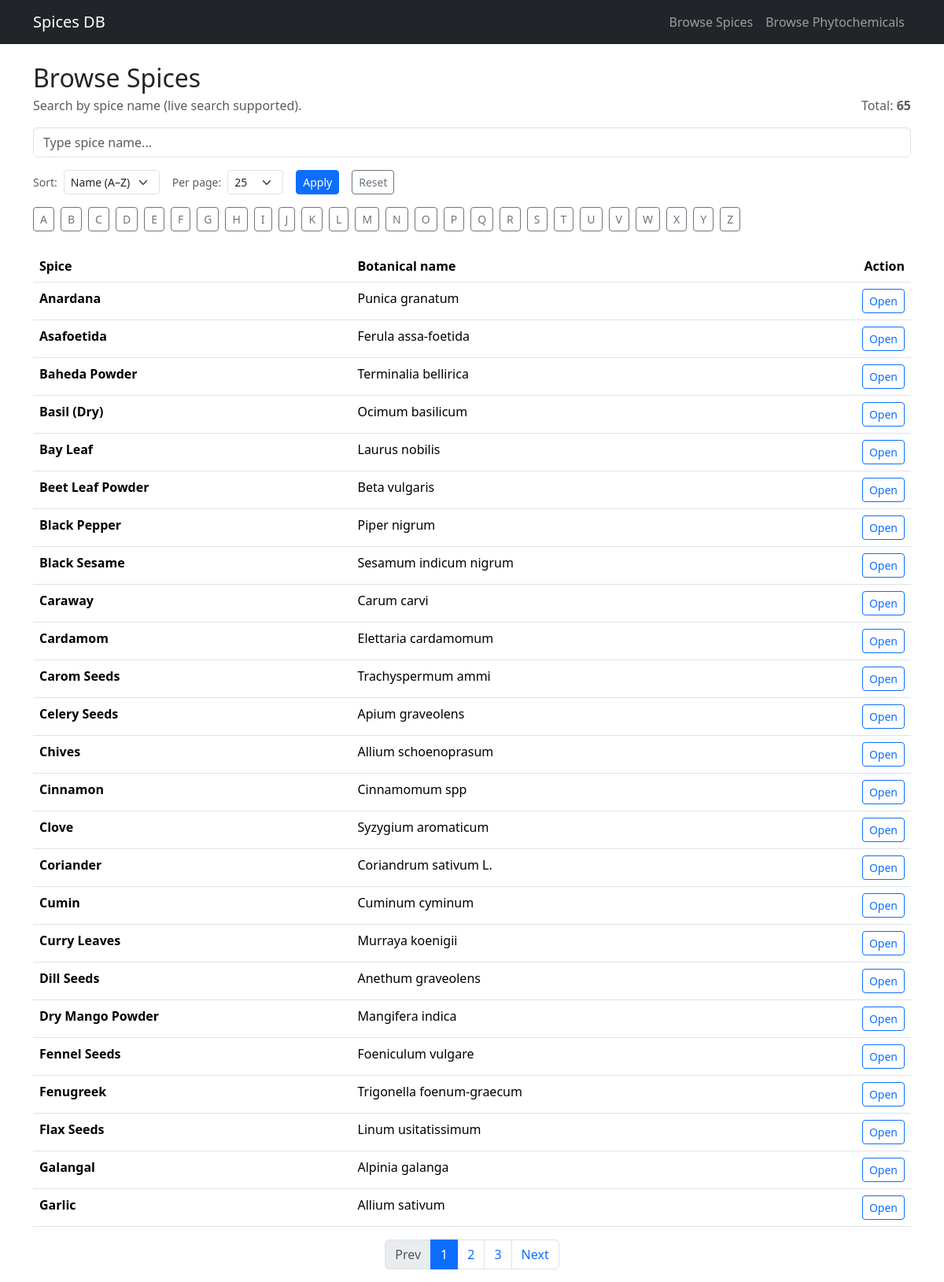
The app's page /browse/spices with its own data.
### tables this page shows
CREATE TABLE spices (
  spice_id INTEGER PRIMARY KEY AUTOINCREMENT,
  spice_name TEXT NOT NULL UNIQUE,
  botanical_name TEXT
);

### app.py (the view, shortened to what this page needs)
@app.route("/browse/spices")
def browse_spices():
    q = (request.args.get("q") or "").strip()
    starts = (request.args.get("starts") or "").strip().upper()
    sort = request.args.get("sort", "name_asc")
    sort_map = {
        "name_asc": "spice_name ASC",
        "name_desc": "spice_name DESC",
    }
    order_by = sort_map.get(sort, "spice_name ASC")
    page = int(request.args.get("page", 1))
    per_page = int(request.args.get("per_page", 25))
    per_page = max(5, min(per_page, 200))
    offset = (page - 1) * per_page
    base_qs = build_base_qs()
    if starts and len(starts) == 1 and starts.isalpha():
        total = query_db(
            "SELECT COUNT(*) AS c FROM spices WHERE spice_name LIKE ?",
            (f"{starts}%",),
            one=True,
        )["c"]
        rows = query_db(
            f"""
            SELECT spice_id, spice_name, botanical_name
            FROM spices
            WHERE spice_name LIKE ?
            ORDER BY {order_by}
            LIMIT ? OFFSET ?
            """,
            (f"{starts}%", per_page, offset),
        )
    else:
        total = query_db("SELECT COUNT(*) AS c FROM spices", one=True)["c"]
        rows = query_db(
            f"""
            SELECT spice_id, spice_name, botanical_name
            FROM spices
            ORDER BY {order_by}
            LIMIT ? OFFSET ?
            """,
            (per_page, offset),
        )
    return render_template(
        "browse_spices.html",
        spices=rows,
        q=q,
        starts=starts,
        sort=sort,
        page=page,
        per_page=per_page,
        total=total,
        base_qs=base_qs,
    )

### app.py (called while the page is built)
def get_db_connection():
    if not os.path.exists(DB_PATH):
        raise FileNotFoundError(
            f"SQLite DB not found at {DB_PATH}. Put spices.db inside /data folder."
        )
    conn = sqlite3.connect(DB_PATH)
    conn.row_factory = sqlite3.Row
    return conn

def query_db(sql: str, params=(), one: bool = False):
    conn = get_db_connection()
    cur = conn.execute(sql, params)
    rows = cur.fetchall()
    conn.close()
    return (rows[0] if rows else None) if one else rows

def build_base_qs():
    args = request.args.to_dict(flat=True)
    args.pop("page", None)
    return urlencode(args)

### templates/browse_spices.html (shortened to what this page needs)
{% extends "base.html" %}
{% block content %}
<div class="container mt-4">
  <div class="d-flex align-items-end justify-content-between gap-3 flex-wrap">
    <div>
      <h2 class="mb-1">Browse Spices</h2>
      <p class="text-muted mb-0">Search by spice name (live search supported).</p>
    </div>
    <div class="text-muted">
      Total: <b>{{ total }}</b>
    </div>
  </div>
  <div class="mt-3">
    <input id="spiceSearch" class="form-control" placeholder="Type spice name..." value="{{ q }}" />
  </div>
  <form id="spiceControls" class="mt-3 d-flex flex-wrap gap-3 align-items-center" method="get" action="{{ url_for('browse_spices') }}">
    <div class="d-flex align-items-center gap-2">
      <label class="text-muted small mb-0" for="sortBy">Sort:</label>
      <select class="form-select form-select-sm" name="sort" id="sortBy" style="width:auto;"
              onchange="document.getElementById('spiceControls').submit()">
        <option value="name_asc" {% if sort=='name_asc' %}selected{% endif %}>Name (A–Z)</option>
      </select>
    </div>
    <div class="d-flex align-items-center gap-2">
      <label class="text-muted small mb-0" for="perPage">Per page:</label>
      <select class="form-select form-select-sm" name="per_page" id="perPage" style="width:auto;"
              onchange="document.getElementById('spiceControls').submit()">
        <option value="25" {% if per_page==25 %}selected{% endif %}>25</option>
      </select>
    </div>
    <button class="btn btn-sm btn-primary" type="submit">Apply</button>
    <a class="btn btn-sm btn-outline-secondary" href="{{ url_for('browse_spices') }}">Reset</a>
  </form>
  <div class="mt-3 d-flex flex-wrap gap-2">
    {% for letter in "ABCDEFGHIJKLMNOPQRSTUVWXYZ" %}
      <a class="btn btn-sm btn-outline-secondary"
         href="{{ url_for('browse_spices', starts=letter, sort=sort, per_page=per_page) }}"
         title="Show spices containing '{{ letter }}'">
        {{ letter }}
      </a>
    {% endfor %}
  </div>
  <div class="mt-4">
    <table class="table table-hover">
      <thead>
        <tr>
          <th>Spice</th>
          <th>Botanical name</th>
          <th class="text-end">Action</th>
        </tr>
      </thead>
      <tbody>
        {% for s in spices %}
        <tr>
          <td><b>{{ s.spice_name }}</b></td>
          <td>{{ s.botanical_name or "—" }}</td>
          <td class="text-end">
            <a class="btn btn-sm btn-outline-primary" href="{{ url_for('spice_detail', spice_id=s.spice_id) }}">Open</a>
          </td>
        </tr>
        {% endfor %}
      </tbody>
    </table>
  </div>
  {% include 'pagination.html' %}
</div>
{% endblock %}

### templates/base.html (shortened to what this page needs)
<!doctype html>
<html lang="en">
<head>
  <link href="https://cdn.jsdelivr.net/npm/bootstrap@5.3.3/dist/css/bootstrap.min.css" rel="stylesheet">
</head>
<body>
<nav class="navbar navbar-expand-lg navbar-dark bg-dark">
  <div class="container">
    <a class="navbar-brand" href="{{ url_for('home') }}">Spices DB</a>
    <div class="collapse navbar-collapse" id="navbarNav">
      <ul class="navbar-nav ms-auto">
        <li class="nav-item"><a class="nav-link" href="{{ url_for('browse_spices') }}">Browse Spices</a></li>
        <li class="nav-item"><a class="nav-link" href="{{ url_for('browse_phytochemicals') }}">Browse Phytochemicals</a></li>
      </ul>
    </div>
  </div>
</nav>
{% block content %}{% endblock %}
</body>
</html>

### templates/pagination.html
{% set total_pages = (total // per_page) + (1 if (total % per_page) else 0) %}
{% if total_pages > 1 %}
<nav aria-label="Pagination">
  <ul class="pagination justify-content-center flex-wrap">
    <li class="page-item {% if page <= 1 %}disabled{% endif %}">
      {% if page > 1 %}
        <a class="page-link"
           href="{{ request.path }}?{{ base_qs }}{{ '&' if base_qs else '' }}page={{ page-1 }}">Prev</a>
      {% else %}
        <span class="page-link">Prev</span>
      {% endif %}
    </li>
    {% set start = 1 if page-3 < 1 else page-3 %}
    {% set end = total_pages if page+3 > total_pages else page+3 %}
    {% for p in range(start, end+1) %}
      <li class="page-item {% if p == page %}active{% endif %}">
        <a class="page-link"
           href="{{ request.path }}?{{ base_qs }}{{ '&' if base_qs else '' }}page={{ p }}">{{ p }}</a>
      </li>
    {% endfor %}
    <li class="page-item {% if page >= total_pages %}disabled{% endif %}">
      {% if page < total_pages %}
        <a class="page-link"
           href="{{ request.path }}?{{ base_qs }}{{ '&' if base_qs else '' }}page={{ page+1 }}">Next</a>
      {% else %}
        <span class="page-link">Next</span>
      {% endif %}
    </li>
  </ul>
</nav>
{% endif %}

### records on screen
spices: spice_name "Anardana", botanical_name "Punica granatum"
spices: spice_name "Asafoetida", botanical_name "Ferula assa-foetida"
spices: spice_name "Baheda Powder", botanical_name "Terminalia bellirica"
spices: spice_name "Basil (Dry)", botanical_name "Ocimum basilicum"
spices: spice_name "Bay Leaf", botanical_name "Laurus nobilis"
spices: spice_name "Beet Leaf Powder", botanical_name "Beta vulgaris"
spices: spice_name "Black Pepper", botanical_name "Piper nigrum"
spices: spice_name "Black Sesame", botanical_name "Sesamum indicum nigrum"
spices: spice_name "Caraway", botanical_name "Carum carvi"
spices: spice_name "Cardamom", botanical_name "Elettaria cardamomum"
spices: spice_name "Carom Seeds", botanical_name "Trachyspermum ammi"
spices: spice_name "Celery Seeds", botanical_name "Apium graveolens"
spices: spice_name "Chives", botanical_name "Allium schoenoprasum"
spices: spice_name "Cinnamon", botanical_name "Cinnamomum spp"
spices: spice_name "Clove", botanical_name "Syzygium aromaticum"
spices: spice_name "Coriander", botanical_name "Coriandrum sativum L."
spices: spice_name "Cumin", botanical_name "Cuminum cyminum"
spices: spice_name "Curry Leaves", botanical_name "Murraya koenigii"
spices: spice_name "Dill Seeds", botanical_name "Anethum graveolens"
spices: spice_name "Dry Mango Powder", botanical_name "Mangifera indica"
spices: spice_name "Fennel Seeds", botanical_name "Foeniculum vulgare"
spices: spice_name "Fenugreek", botanical_name "Trigonella foenum-graecum"
spices: spice_name "Flax Seeds", botanical_name "Linum usitatissimum"
spices: spice_name "Galangal", botanical_name "Alpinia galanga"
spices: spice_name "Garlic", botanical_name "Allium sativum"

### other values on screen
{{ total }} "65"
{{ letter }} "A" "B" "C" "D" "E" "F" "G" "H" "I" "J" "K" "L" "M" "N" "O" "P" "Q" "R" "S" "T" "U" "V" "W" "X" "Y" "Z"
{{ p }} "1" "2" "3"
